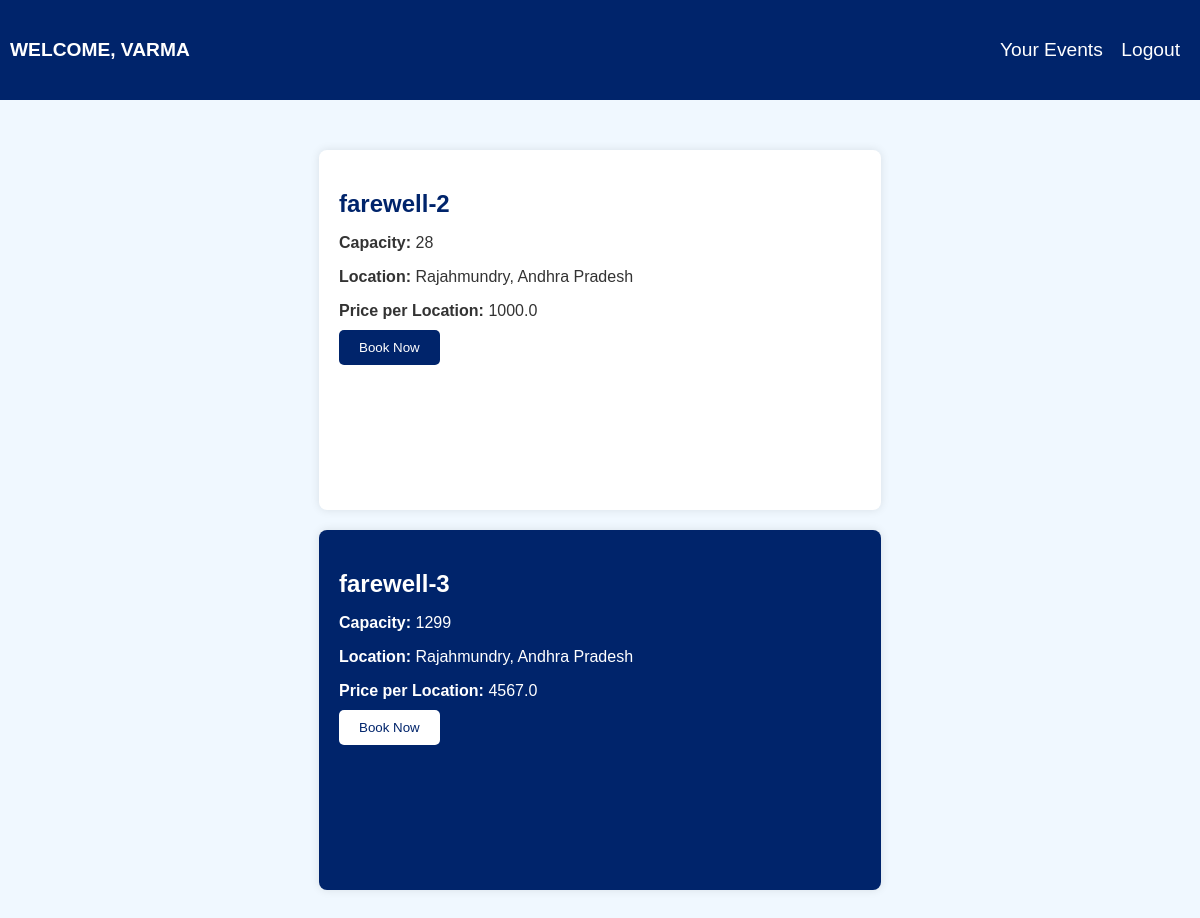
Page /home (signed in) on the earlier database version.
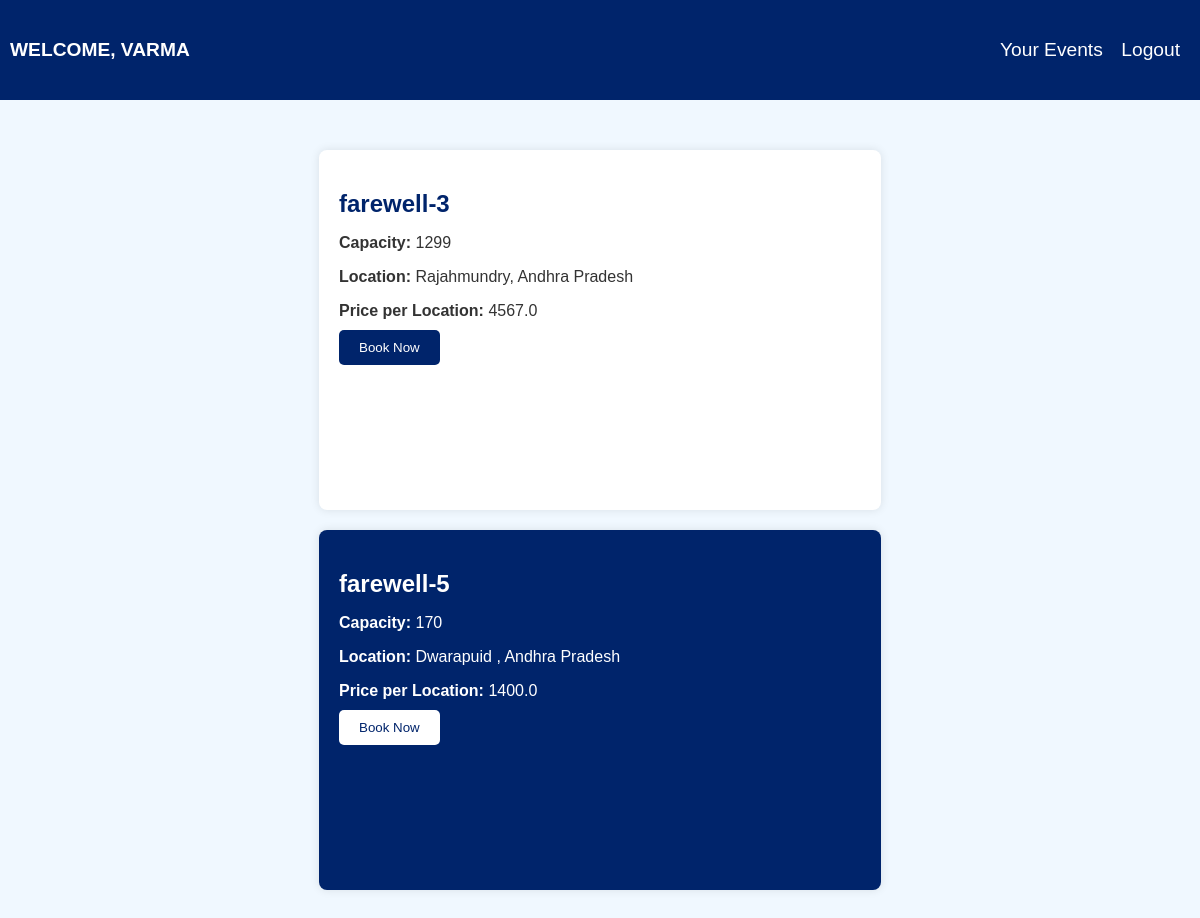
Same page on the later database version.
### models.py (models this page shows, shortened)
class Event(db.Model):
    id = db.Column(db.Integer, primary_key=True)
    event_name = db.Column(db.String(100), nullable=False)
    capacity = db.Column(db.Integer, nullable=False)
    location = db.Column(db.String(100), nullable=False)
    price_per_hour = db.Column(db.Float, nullable=False)
    status = db.Column(db.Boolean, default=True)
    book_events = db.relationship('BookEvent', backref='event', cascade='all, delete-orphan')

### app.py (the view)
@app.route('/home')
def landinghome():
    if not is_logged_in():
        return redirect(url_for('login'))
    user = session['user']
    if session["role"] == "ADMIN":
        events = Event.query.all()
        return render_template("admin.html", user=user, events=events)
    events = Event.query.filter_by(status=True).all()
    return render_template("userhome.html", user=user, events=events)

### app.py (called while the page is built)
def is_logged_in():
    return 'user' in session

### templates/userhome.html (shortened to what this page needs)
<!DOCTYPE html>
<html lang="en">
<head>
</head>
<body>
    <div class="header">
        <div class="logo">
            <span>WELCOME, {{ session['user'].upper() }} </span>
        </div>
        <div class="links">
            <a href="/getall" >Your Events</a>
            <a href="/logout" onclick="alert('Your session may be deleted')">Logout</a>
        </div>
    </div>
    <div class="container">
        {% for event in events %}
            <form action="/book-event" method="post" class="event-item {% if loop.index is even %}card-blue{% else %}card-white{% endif %}">
                <h2>{{ event.event_name }}</h2>
                <p><strong>Capacity:</strong> {{ event.capacity }}</p>
                <p><strong>Location:</strong> {{ event.location }}</p>
                <p><strong>Price per Location:</strong> {{ event.price_per_hour }}</p>
                <p class="status {% if event.status %}green{% else %}red{% endif %}">
                    {% if event.status %}
                        <input type="submit" value="Book Now">
                    {% else %}
                        Booked
                    {% endif %}
                </p>
            </form>
        {% endfor %}
    </div>
</body>
</html>

Differences in the rows shown:
no longer on this page (row edited): Event: event_name "farewell-2", capacity "28", location "Rajahmundry, Andhra Pradesh", price_per_hour "1000.0"
added Event: event_name "farewell-5", capacity "170", location "Dwarapuid , Andhra Pradesh", price_per_hour "1400.0"
